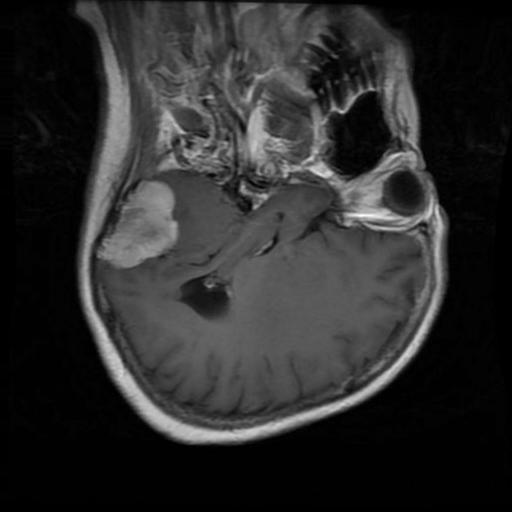
#> input picture backend/uploads/03e4504aada445b087ecc13ab95872a4.jpg, 512 x 512 px
$ python -i morphology.py   (imports and definitions only)
#> lines starting #> are read from the running program, lines starting #| are printed output that depends on the picture; after the words box and inside, x2 and y2 are one past the last pixel; in counts of white or black regions, pixels touching at a corner belong together
#> further down, picture is the input picture: shape (512, 512, 3); min 0, max 254, mean 44
import cv2
import numpy as np


class MorphologyAnalyzer:

    def __init__(self):
        pass

    def preprocess(self, image):
        """
        Convert RGB image to grayscale and apply Gaussian blur.
        """
        gray = cv2.cvtColor(image, cv2.COLOR_RGB2GRAY)

        blur = cv2.GaussianBlur(
            gray,
            (5, 5),
            0
        )

        return blur

    def segment(self, image):
        """
        Segment tumor using
        Threshold → Opening → Closing
        """

        blur = self.preprocess(image)

        _, thresh = cv2.threshold(
            blur,
            0,
            255,
            cv2.THRESH_BINARY + cv2.THRESH_OTSU
        )
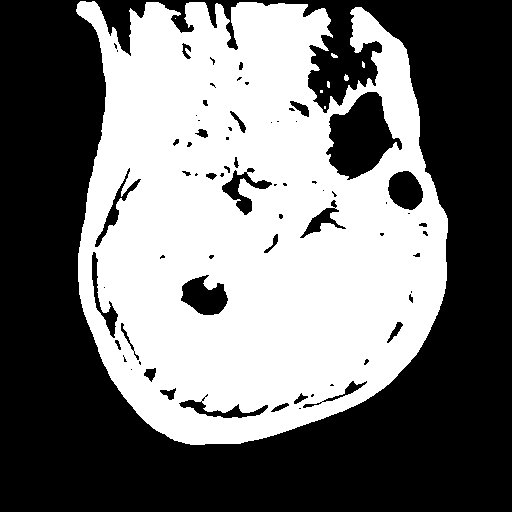
#> thresh: shape (512, 512); 45.8% white; 8 white regions (5 under 20 px), largest, box (x1, y1, x2, y2) and area: (76, 1, 448, 445) 119868, (344, 74, 349, 81) 26, (331, 53, 338, 58) 23

        kernel = np.ones((3, 3), np.uint8)

        # Morphological Opening
        opening = cv2.morphologyEx(
            thresh,
            cv2.MORPH_OPEN,
            kernel,
            iterations=2
        )
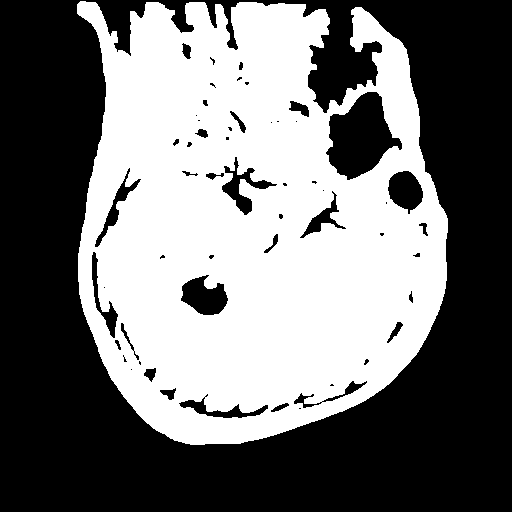
#> opening: shape (512, 512); 45.5% white; 1 white region, box (x1, y1, x2, y2) and area: (77, 1, 448, 445) 119303

        # Morphological Closing
        closing = cv2.morphologyEx(
            opening,
            cv2.MORPH_CLOSE,
            kernel,
            iterations=2
        )
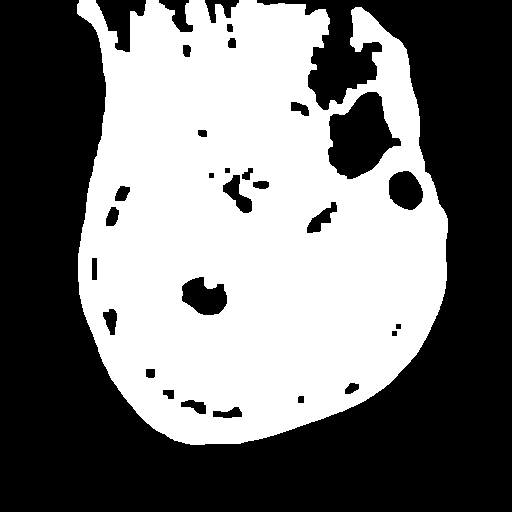
#> closing: shape (512, 512); 46.4% white; 1 white region

        return closing

    def gradient(self, image):
        """
        Morphological Gradient
        """

        blur = self.preprocess(image)

        kernel = np.ones((3, 3), np.uint8)

        gradient = cv2.morphologyEx(
            blur,
            cv2.MORPH_GRADIENT,
            kernel
        )

        return gradient

    def contours(self, mask):
        """
        Find external contours.
        """

        contours, _ = cv2.findContours(
            mask,
            cv2.RETR_EXTERNAL,
            cv2.CHAIN_APPROX_SIMPLE
        )
#> contours = 1 contour; box (x1, y1, x2, y2) and area: (77, 0, 448, 445) 129970

        return contours

    def contour_count(self, mask):
        """
        Number of detected contours.
        """

        return len(self.contours(mask))

    def tumor_area(self, mask):
        """
        Total segmented tumor area.
        """

        return int(np.sum(mask > 0))

    def largest_contour_area(self, mask):
        """
        Area of largest contour.
        """

        contours = self.contours(mask)

        if len(contours) == 0:
            return 0

        return max(
            cv2.contourArea(c)
            for c in contours
        )

    def bounding_box(self, mask):
        """
        Bounding box around largest contour.
        """

        contours = self.contours(mask)

        if len(contours) == 0:
            return None

        largest = max(
            contours,
            key=cv2.contourArea
        )
#> largest = contour of 716 points, box (x1, y1, x2, y2) (77, 0, 448, 445), area 129970

        x, y, w, h = cv2.boundingRect(
            largest
        )
#> x = 77; y = 0; w = 371; h = 445

        return (x, y, w, h)

    def draw_contours(self, image):
        """
        Draw contours on original image.
        """

        mask = self.segment(image)

        contours = self.contours(mask)

        output = image.copy()

        cv2.drawContours(
            output,
            contours,
            -1,
            (255, 0, 0),
            2
        )

        return output, mask

    def extract_features(self, image):
        """
        Extract morphology features.
        """

        mask = self.segment(image)

        features = {

            "tumor_area":
                self.tumor_area(mask),

            "largest_contour_area":
                self.largest_contour_area(mask),

            "contour_count":
                self.contour_count(mask),

            "bounding_box":
                self.bounding_box(mask)

        }
#> features = {'tumor_area': 121749, 'largest_contour_area': 129970.5, 'contour_count': 1, 'bounding_box': (77, 0, 371, 445)}

        return features

>>> import cv2
>>> picture = cv2.cvtColor(cv2.imread('../backend/uploads/03e4504aada445b087ecc13ab95872a4.jpg'), cv2.COLOR_BGR2RGB)
>>> result = MorphologyAnalyzer().extract_features(picture)
#> result has the same summary as features in extract_features

$ run again, on backend/uploads/0b27f4f6f8d142f381feac0fcaedd0ad.jpg
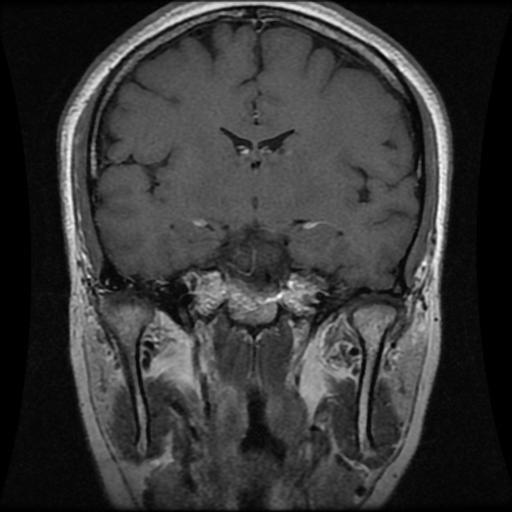
#> input picture backend/uploads/0b27f4f6f8d142f381feac0fcaedd0ad.jpg, 512 x 512 px
#> picture is the input picture: shape (512, 512, 3); min 0, max 255, mean 55
#> in segment, `_, thresh = cv2.threshold( blur, 0, 255, cv2.THRESH_BINARY + cv2.THRES..`:
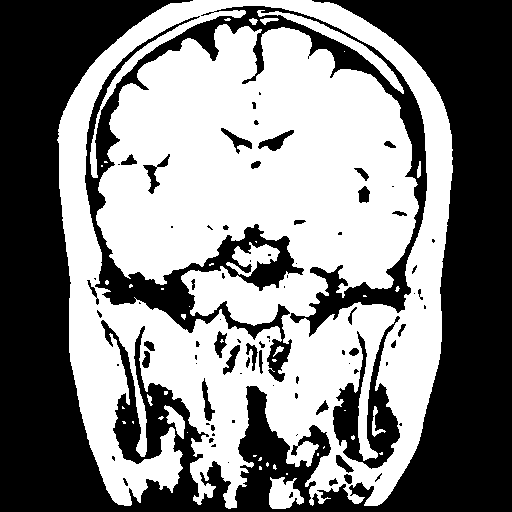
#> thresh: shape (512, 512); 51.8% white; 84 black regions (45 under 20 px), largest, box (x1, y1, x2, y2) and area: (0, 0, 512, 512) 98830, (85, 6, 427, 382) 20307, (333, 316, 400, 469) 3771
#> opening: shape (512, 512); 50.5% white; 43 black regions (23 under 20 px), largest, box (x1, y1, x2, y2) and area: (0, 0, 512, 512) 127289, (246, 341, 265, 374) 393, (258, 130, 294, 151) 300
#> in segment, `closing = cv2.morphologyEx( opening, cv2.MORPH_CLOSE, kernel, iteratio..`:
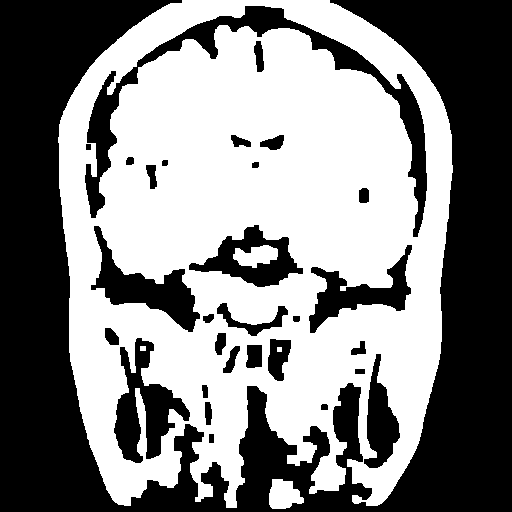
#> closing: shape (512, 512); 52% white; 30 black regions
#> in contours, `contours, _ = cv2.findContours( mask, cv2.RETR_EXTERNAL, cv2.CHAIN_APP..`: contours = 2 contours; box (x1, y1, x2, y2) and area: (58, 0, 453, 508) 162908, (269, 479, 304, 509) 713
#> largest = contour of 848 points, box (x1, y1, x2, y2) (58, 0, 453, 508), area 162908
#> x = 58; y = 0; w = 395; h = 508
#> features = {'tumor_area': 136282, 'largest_contour_area': 162908.5, 'contour_count': 2, 'bounding_box': (58, 0, 395, 508)}
#> result has the same summary as features in extract_features

$ run again, on backend/uploads/0b28e758de6847d29195287e897da638.jpg
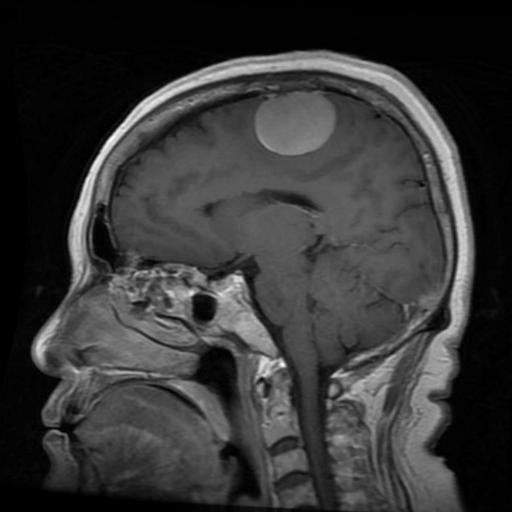
#> input picture backend/uploads/0b28e758de6847d29195287e897da638.jpg, 512 x 512 px
#> picture is the input picture: shape (512, 512, 3); min 0, max 255, mean 54
#> in segment, `_, thresh = cv2.threshold( blur, 0, 255, cv2.THRESH_BINARY + cv2.THRES..`:
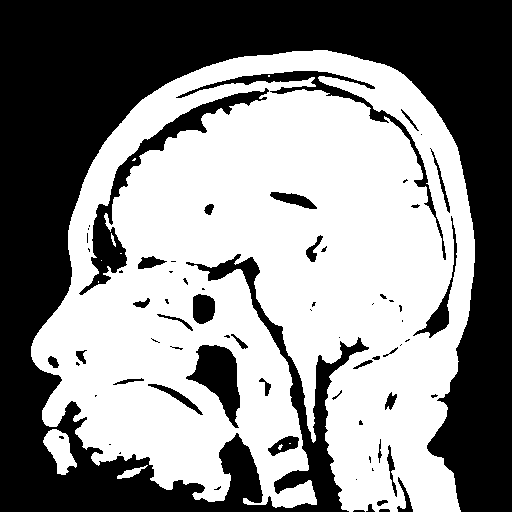
#> thresh: shape (512, 512); 54% white; 71 black regions (36 under 20 px), largest, box (x1, y1, x2, y2) and area: (0, 0, 512, 512) 106897, (79, 88, 269, 295) 4122, (176, 71, 446, 260) 2496
#> opening: shape (512, 512); 53.7% white; 51 black regions (25 under 20 px), largest, box (x1, y1, x2, y2) and area: (0, 0, 512, 512) 107845, (79, 71, 446, 295) 7041, (186, 345, 240, 428) 2235
#> in segment, `closing = cv2.morphologyEx( opening, cv2.MORPH_CLOSE, kernel, iteratio..`:
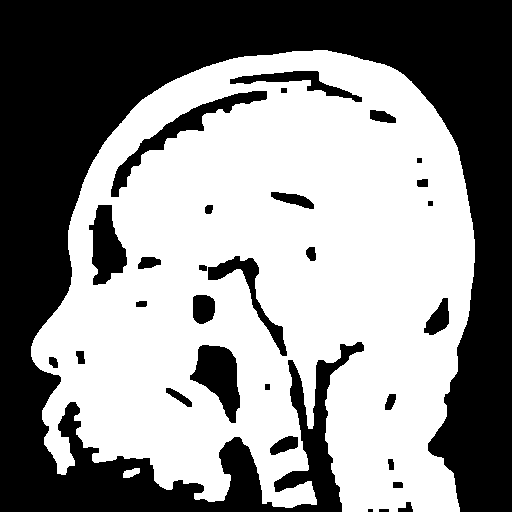
#> closing: shape (512, 512); 55% white; 30 black regions (1 under 20 px)
#> in contours, `contours, _ = cv2.findContours( mask, cv2.RETR_EXTERNAL, cv2.CHAIN_APP..`: contours = 2 contours; box (x1, y1, x2, y2) and area: (31, 50, 475, 512) 155176, (123, 468, 140, 478) 96
#> largest = contour of 986 points, box (x1, y1, x2, y2) (31, 50, 475, 512), area 155176
#> x = 31; y = 50; w = 444; h = 462
#> features = {'tumor_area': 144208, 'largest_contour_area': 155176, 'contour_count': 2, 'bounding_box': (31, 50, 444, 462)}
#> result has the same summary as features in extract_features

$ run again, on backend/uploads/0d555d8b4ec149afa22156d2d390cf1a.jpg
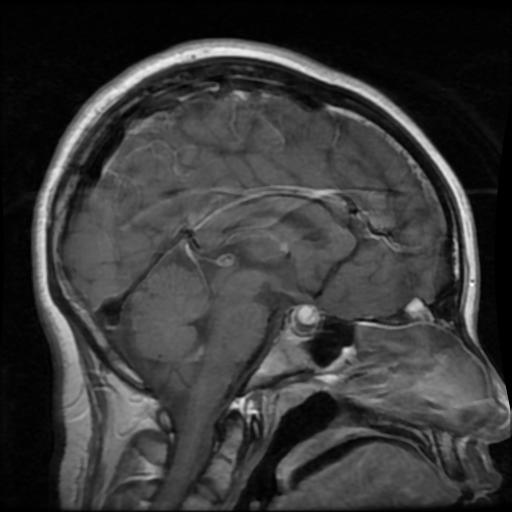
#> input picture backend/uploads/0d555d8b4ec149afa22156d2d390cf1a.jpg, 512 x 512 px
#> picture is the input picture: shape (512, 512, 3); min 0, max 255, mean 56.6
#> in segment, `_, thresh = cv2.threshold( blur, 0, 255, cv2.THRESH_BINARY + cv2.THRES..`:
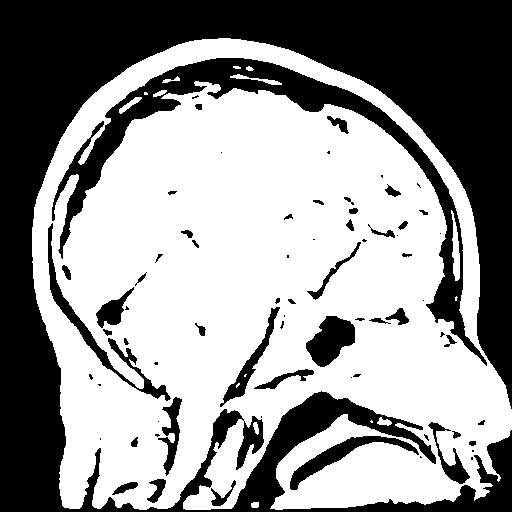
#> thresh: shape (512, 512); 57.8% white; 73 black regions (28 under 20 px), largest, box (x1, y1, x2, y2) and area: (0, 0, 512, 512) 86117, (52, 58, 487, 366) 13582, (48, 223, 171, 401) 1900
#> opening: shape (512, 512); 57.1% white; 46 black regions (18 under 20 px), largest, box (x1, y1, x2, y2) and area: (0, 0, 512, 512) 108700, (306, 316, 355, 367) 1566, (254, 369, 314, 389) 361
#> in segment, `closing = cv2.morphologyEx( opening, cv2.MORPH_CLOSE, kernel, iteratio..`:
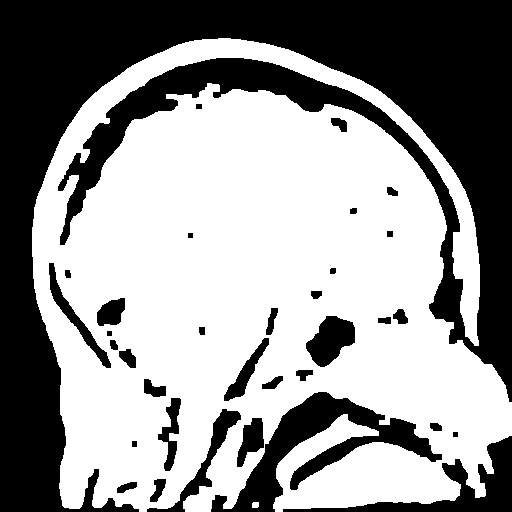
#> closing: shape (512, 512); 58.2% white; 34 black regions
#> in contours, `contours, _ = cv2.findContours( mask, cv2.RETR_EXTERNAL, cv2.CHAIN_APP..`: contours = 2 contours; box (x1, y1, x2, y2) and area: (32, 38, 512, 512) 158116, (252, 502, 259, 508) 29
#> largest = contour of 1917 points, box (x1, y1, x2, y2) (32, 38, 512, 512), area 158116
#> x = 32; y = 38; w = 480; h = 474
#> features = {'tumor_area': 152627, 'largest_contour_area': 158116.5, 'contour_count': 2, 'bounding_box': (32, 38, 480, 474)}
#> result has the same summary as features in extract_features
